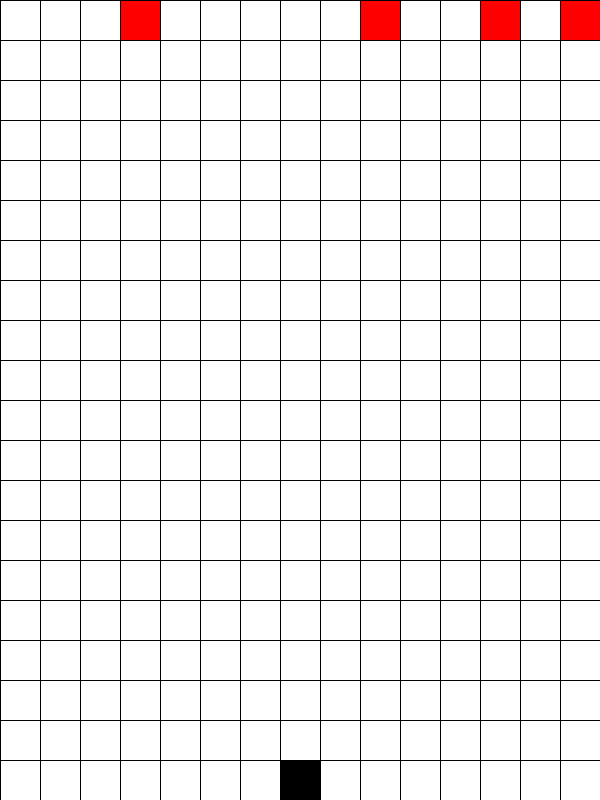
Frame 1 (no input)
Frame 60 (the mouse pressed at the canvas centre just before this capture): identical to frame 1, image omitted
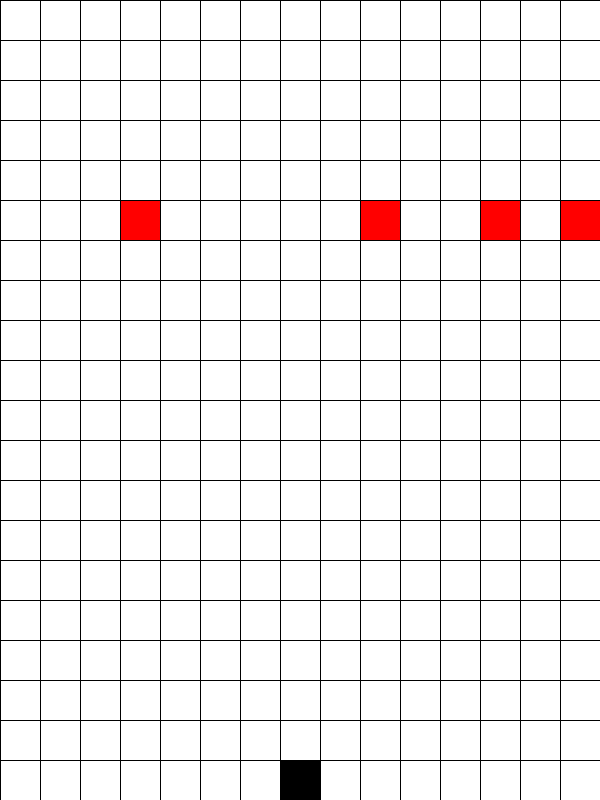
Frame 120 (the mouse held since frame 60 and released just before this capture)

The Processing sketch that drew these frames (run headless with seeded random() and noise(); from frame 60 on, the mouse is pressed at the canvas centre):

// Processing sketch: towerDefence
// ── towerDefence.pde
//Kamden Wall
//2D array project (Grid style Game)
//


//the grid
int[][] screen;
int col,row;
int squareWidth,squareHeight;

//different sprites
int charX,charY;
Monster[] monsters = new Monster[5];

//the time
int timeUntilMonsters;



void setup() {
  size(600,800); //3:4 ratio
  col = 15;
  row = 20;
  getValuesOfBoard();
}


void draw() {
  displayBackground();
  startTimer();
  getMonstersMoving();
}



void keyPressed() {
  if (key == 'w') {
    if (charY >= 1) {
      moveCharU();
    }
  }
  
  else if (key == 'a') {
    if (charX >= 1) {
      moveCharL();
    }
  }
  
  else if (key == 's') {
    if (charY < row-1) {
      moveCharD();
    }
  }
  
  else if (key == 'd') {
    if (charX < col-1) {
      moveCharR();
    }
  }
}




void moveCharU() {
  //moves character up
  screen[charX][charY] = 0;
  charY --;
  screen[charX][charY] = 1;
}



void moveCharD() {
  //moves character up
  screen[charX][charY] = 0;
  charY ++;
  screen[charX][charY] = 1;
}



void moveCharL() {
  //moves character up
  screen[charX][charY] = 0;
  charX --;
  screen[charX][charY] = 1;
}



void moveCharR() {
  //moves character up
  screen[charX][charY] = 0;
  charX ++;
  screen[charX][charY] = 1;
}



void getValuesOfBoard() {
  //sets the board values
  screen = new int[col][row];
  squareWidth = width/col;
  squareHeight = height/row;
  
  //sets the character
  charX = col/2;
  charY = row-1;
  screen[charX][charY] = 1;
  
  //sets up monsters
  for (int i=0; i<monsters.length; i++) {
    monsters[i] = new Monster();
  }
  
}



void displayBackground() {
  //This will make the grid for the game
  for (int x=0; x<col;x++) {
    
    for (int y=0; y<row;y++) {
      
      if (screen[x][y] == 1) {
        fill(0);
      }
      
      else if (screen[x][y] == 2) {
        fill(255,0,0);
      }
      
      else {
        fill(255);
      }
      
      //noStroke();
      rect(x*squareWidth,y*squareHeight,squareWidth,squareHeight);
    }
  }
}



void startTimer() { 
  //sets the timer
  timeUntilMonsters = millis();
}



void getMonstersMoving() {
  //gets the monsters comeing down every bit
  for (int i=0; i<monsters.length; i++) {
    monsters[i].move();
  }
}
// ── Monster.pde
class Monster {
  int monX, monY;
  int col,row;
  int frames;
  
  Monster() {
    col = 15;
    row = 20;
    
    monX = int(random(0,col));
    monY = 0;
    
    frames = 60;
    
    screen[monX][monY] = 2;
  }
  
  void move() {
  //this gets the monster to move down
    if (frameCount % frames == 0) {
    
      for (int x=col-1; x>=0; x--) {
      
        for (int y=row-1; y>=0; y--) {
            
          if (screen[x][y] == 2) {
            screen[x][y] = 0;
            
            if (y < row-1) {
              screen[x][y+1] = 2;
            }
          }
        }
      }
    }
  }
   
}
